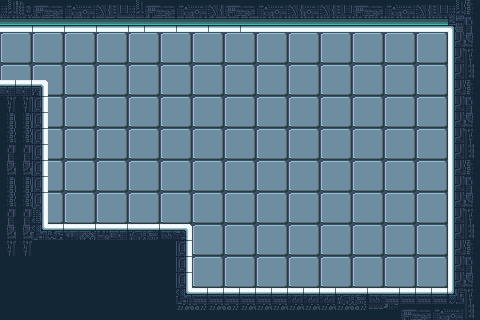

The image is a tile-based game level rendered from a .tmx file. Its description and complete source (layers, tilesets, objects, tile grids) follow:
An orthogonal 30x20 tile map with 16x16 px tiles, 2 tile layers (Background, Ground).

<map version="1.10" tiledversion="1.10.2" orientation="orthogonal" renderorder="right-down" width="30" height="20" tilewidth="16" tileheight="16" infinite="0" nextlayerid="3" nextobjectid="1">
 <tileset firstgid="1" source="lab_tileset.tsx" />
 <layer id="1" name="Background" width="30" height="20">
  <data encoding="csv">
115,116,115,116,115,116,115,116,115,116,115,116,115,116,115,116,115,116,115,116,115,116,115,116,115,116,115,116,115,116,
133,134,133,134,133,134,133,134,133,134,133,134,133,134,133,134,133,134,133,134,133,134,133,134,133,134,133,134,133,134,
115,116,115,116,115,116,115,116,115,116,115,116,115,116,115,116,115,116,115,116,115,116,115,116,115,116,115,116,115,116,
133,134,133,134,133,134,133,134,133,134,133,134,133,134,133,134,133,134,133,134,133,134,133,134,133,134,133,134,133,134,
115,116,115,116,115,116,115,116,115,116,115,116,115,116,115,116,115,116,115,116,115,116,115,116,115,116,115,116,115,116,
133,134,133,134,133,134,133,134,133,134,133,134,133,134,133,134,133,134,133,134,133,134,133,134,133,134,133,134,133,134,
115,116,115,116,115,116,115,116,115,116,115,116,115,116,115,116,115,116,115,116,115,116,115,116,115,116,115,116,115,116,
133,134,133,134,133,134,133,134,133,134,133,134,133,134,133,134,133,134,133,134,133,134,133,134,133,134,133,134,133,134,
115,116,115,116,115,116,115,116,115,116,115,116,115,116,115,116,115,116,115,116,115,116,115,116,115,116,115,116,115,116,
133,134,133,134,133,134,133,134,133,134,133,134,133,134,133,134,133,134,133,134,133,134,133,134,133,134,133,134,133,134,
115,116,115,116,115,116,115,116,115,116,115,116,115,116,115,116,115,116,115,116,115,116,115,116,115,116,115,116,115,116,
133,134,133,134,133,134,133,134,133,134,133,134,133,134,133,134,133,134,133,134,133,134,133,134,133,134,133,134,133,134,
115,116,115,116,115,116,115,116,115,116,115,116,115,116,115,116,115,116,115,116,115,116,115,116,115,116,115,116,115,116,
133,134,133,134,133,134,133,134,133,134,133,134,133,134,133,134,133,134,133,134,133,134,133,134,133,134,133,134,133,134,
115,116,115,116,115,116,115,116,115,116,115,116,115,116,115,116,115,116,115,116,115,116,115,116,115,116,115,116,115,116,
133,134,133,134,133,134,133,134,133,134,133,134,133,134,133,134,133,134,133,134,133,134,133,134,133,134,133,134,133,134,
115,116,115,116,115,116,115,116,115,116,115,116,115,116,115,116,115,116,115,116,115,116,115,116,115,116,115,116,115,116,
133,134,133,134,133,134,133,134,133,134,133,134,133,134,133,134,133,134,133,134,133,134,133,134,133,134,133,134,133,134,
115,116,115,116,115,116,115,116,115,116,115,116,115,116,115,116,115,116,115,116,115,116,115,116,115,116,115,116,115,116,
133,134,133,134,133,134,133,134,133,134,133,134,133,134,133,134,133,134,133,134,133,134,133,134,133,134,133,134,133,134
</data>
 </layer>
 <layer id="2" name="Ground" width="30" height="20">
  <data encoding="csv">
301,294,295,296,297,298,299,300,301,295,296,297,298,299,295,296,297,298,299,298,299,300,295,296,297,298,299,300,301,204,
316,316,317,314,315,316,317,318,319,313,314,315,316,313,314,315,316,316,316,316,316,316,316,316,316,316,316,316,237,222,
0,0,0,0,0,0,0,0,0,0,0,0,0,0,0,0,0,0,0,0,0,0,0,0,0,0,0,0,275,240,
0,0,0,0,0,0,0,0,0,0,0,0,0,0,0,0,0,0,0,0,0,0,0,0,0,0,0,0,275,258,
0,0,0,0,0,0,0,0,0,0,0,0,0,0,0,0,0,0,0,0,0,0,0,0,0,0,0,0,275,276,
156,156,158,0,0,0,0,0,0,0,0,0,0,0,0,0,0,0,0,0,0,0,0,0,0,0,0,0,275,204,
265,265,266,0,0,0,0,0,0,0,0,0,0,0,0,0,0,0,0,0,0,0,0,0,0,0,0,0,275,222,
193,193,266,0,0,0,0,0,0,0,0,0,0,0,0,0,0,0,0,0,0,0,0,0,0,0,0,0,275,240,
211,211,266,0,0,0,0,0,0,0,0,0,0,0,0,0,0,0,0,0,0,0,0,0,0,0,0,0,275,258,
229,229,266,0,0,0,0,0,0,0,0,0,0,0,0,0,0,0,0,0,0,0,0,0,0,0,0,0,275,276,
247,247,266,0,0,0,0,0,0,0,0,0,0,0,0,0,0,0,0,0,0,0,0,0,0,0,0,0,275,204,
193,193,266,0,0,0,0,0,0,0,0,0,0,0,0,0,0,0,0,0,0,0,0,0,0,0,0,0,275,222,
211,211,266,0,0,0,0,0,0,0,0,0,0,0,0,0,0,0,0,0,0,0,0,0,0,0,0,0,275,240,
229,229,212,0,0,0,0,0,0,0,0,0,0,0,0,0,0,0,0,0,0,0,0,0,0,0,0,0,275,258,
247,247,290,152,153,154,155,156,119,120,121,122,0,0,0,0,0,0,0,0,0,0,0,0,0,0,0,0,275,276,
265,265,242,242,242,242,242,242,242,243,244,266,0,0,0,0,0,0,0,0,0,0,0,0,0,0,0,0,275,204,
224,225,226,227,242,243,242,243,242,243,244,266,0,0,0,0,0,0,0,0,0,0,0,0,0,0,0,0,275,222,
242,243,244,245,242,242,243,244,242,243,244,266,0,0,0,0,0,0,0,0,0,0,0,0,0,0,0,0,275,240,
260,261,262,263,242,243,244,244,242,243,244,290,150,150,150,150,150,150,118,118,118,119,120,121,150,150,150,150,219,258,
278,279,280,281,242,242,242,242,242,243,244,169,170,169,170,169,169,169,169,169,169,169,170,171,172,295,296,297,298,276
</data>
 </layer>
</map>
